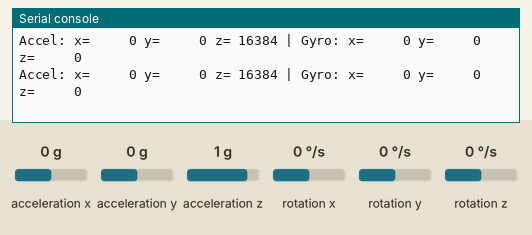
This program was run on a simulated Raspberry Pi Pico running MicroPython. Parts: the last lines printed to the serial console. The test bench sets the inputs (shaded band); at power-on: acceleration x 0 g, acceleration y 0 g, acceleration z 1 g, rotation x 0 °/s, rotation y 0 °/s, rotation z 0 °/s.

Above: at 2.5 s.
2.6 s: acceleration x set to -1.4 g
At 3.3 s:
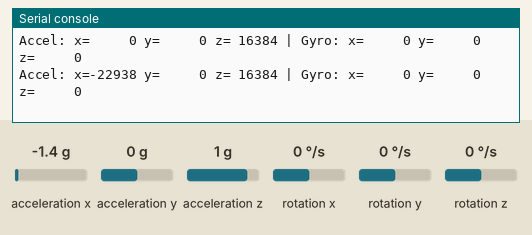
4.3 s: acceleration y set to -1.4 g
At 4.8 s:
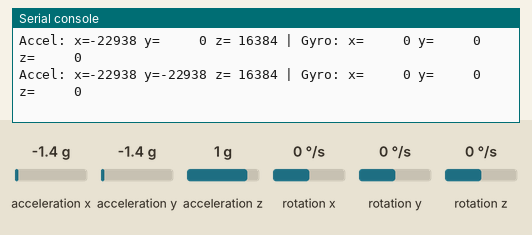
5.8 s: acceleration z set to -1.4 g
At 6.3 s:
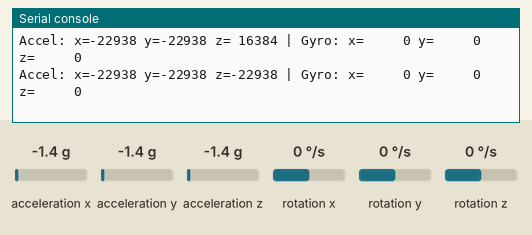
7.3 s: rotation x set to -192 °/s
At 7.8 s:
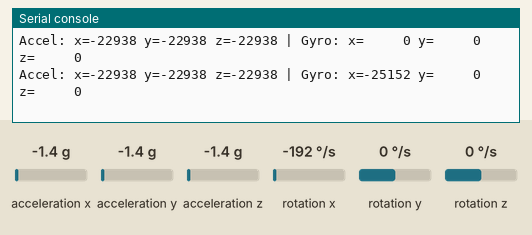
8.8 s: rotation y set to -192 °/s
At 9.3 s:
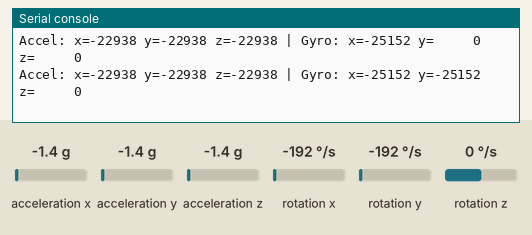
10.3 s: rotation z set to -192 °/s
At 10.8 s:
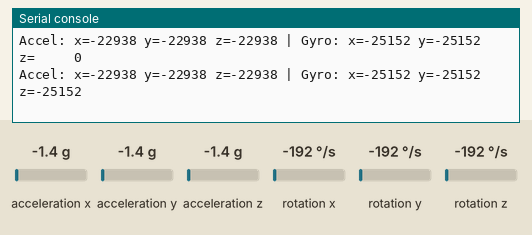

The program:

mpu6050_read.py
```python
# MicroPython program for Raspberry Pi Pico to read MPU6050 (I2C0, addr 0x68)

import machine
import time

MPU6050_ADDR = 0x68

# MPU6050 Registers
PWR_MGMT_1   = 0x6B
ACCEL_XOUT_H = 0x3B
GYRO_XOUT_H  = 0x43

# Init I2C0
# Use correct GPIOs for Pico I2C0: SDA=Pin 0, SCL=Pin 1
i2c = machine.I2C(0, scl=machine.Pin(5), sda=machine.Pin(4), freq=400_000)

# Wait for MPU6050 to be ready
time.sleep(0.1)

# Check if device is present before writing
devices = i2c.scan()
print("I2C devices found:", [hex(d) for d in devices])
if MPU6050_ADDR not in devices:
    raise RuntimeError("MPU6050 not found on I2C bus. Check wiring and address.")

# Wake up MPU6050
try:
    i2c.writeto_mem(MPU6050_ADDR, PWR_MGMT_1, b'\x00')
except OSError as e:
    print("Failed to write to MPU6050 PWR_MGMT_1 register:", e)
    print("Check power, wiring, and that SDA/SCL are not swapped.")
    raise

def read_word(reg):
    try:
        high = i2c.readfrom_mem(MPU6050_ADDR, reg, 1)[0]
        low  = i2c.readfrom_mem(MPU6050_ADDR, reg+1, 1)[0]
    except OSError as e:
        print("I2C read error at register 0x{:02X}: {}".format(reg, e))
        return 0
    val = (high << 8) | low
    if val & 0x8000:
        val -= 65536
    return val

def read_accel_gyro():
    ax = read_word(ACCEL_XOUT_H)
    ay = read_word(ACCEL_XOUT_H + 2)
    az = read_word(ACCEL_XOUT_H + 4)
    gx = read_word(GYRO_XOUT_H)
    gy = read_word(GYRO_XOUT_H + 2)
    gz = read_word(GYRO_XOUT_H + 4)
    return (ax, ay, az, gx, gy, gz)

def calibrate(samples=100):
    print("Calibrating MPU6050... Please keep the device still.")
    sum_ax = sum_ay = sum_az = sum_gx = sum_gy = sum_gz = 0
    for _ in range(samples):
        ax, ay, az, gx, gy, gz = read_accel_gyro()
        sum_ax += ax
        sum_ay += ay
        sum_az += az
        sum_gx += gx
        sum_gy += gy
        sum_gz += gz
        time.sleep(0.01)
    offset_ax = sum_ax // samples
    offset_ay = sum_ay // samples
    offset_az = (sum_az // samples) - 16384  # 1g offset for Z
    offset_gx = sum_gx // samples
    offset_gy = sum_gy // samples
    offset_gz = sum_gz // samples
    print("Calibration complete.")
    print("Accel offsets: ax={} ay={} az={}".format(offset_ax, offset_ay, offset_az))
    print("Gyro offsets:  gx={} gy={} gz={}".format(offset_gx, offset_gy, offset_gz))
    return offset_ax, offset_ay, offset_az, offset_gx, offset_gy, offset_gz

# Calibrate before main loop
ax_off, ay_off, az_off, gx_off, gy_off, gz_off = calibrate()

while True:
    ax, ay, az, gx, gy, gz = read_accel_gyro()
    ax -= ax_off
    ay -= ay_off
    az -= az_off
    gx -= gx_off
    gy -= gy_off
    gz -= gz_off
    print('Accel: x={:6d} y={:6d} z={:6d} | Gyro: x={:6d} y={:6d} z={:6d}'.format(ax, ay, az, gx, gy, gz))
    time.sleep(0.5)
```

Measured:
- after the input at 2.6 s, the serial console: prints a new line after 0.25 s (image 1)
- after the input at 4.3 s, the serial console: prints a new line after 0.05 s (image 2)
- after the input at 5.8 s, the serial console: prints a new line after 0.06 s (image 3)
- after the input at 7.3 s, the serial console: prints a new line after 0.07 s (image 4)
- after the input at 8.8 s, the serial console: prints a new line after 0.08 s (image 5)
- after the input at 10.3 s, the serial console: prints a new line after 0.09 s (image 6)
